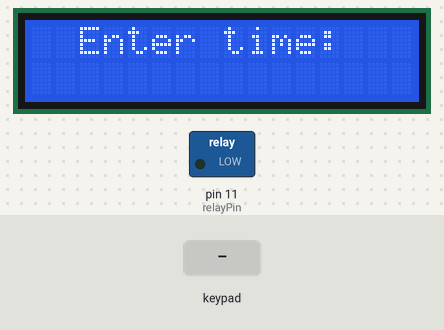
Recording of a sketch running on a simulated Arduino Uno, built with avr-gcc and run on an emulated ATmega328P. Parts: 16×2 character LCD, switched loads named in the sketch (green lamp = pin HIGH). The inputs (shaded band) are chosen by the test bench.

Above: at 1.2 s.
1.3 s: keypad keys 1 3 9 7 # pressed 0.4 s apart
At 3.7 s:
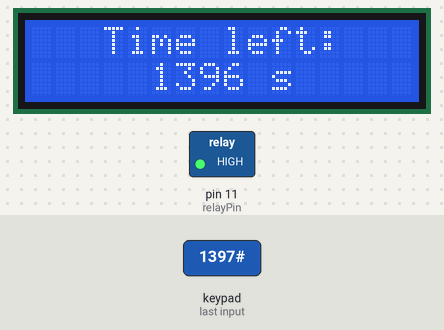
4.8 s: key 'C' pressed
At 6.0 s:
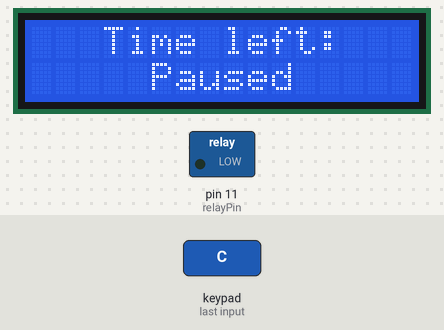
6.3 s: key 'D' pressed
At 7.5 s:
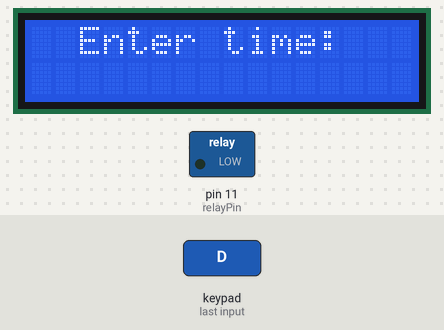
7.8 s: keypad keys 9 8 7 6 # pressed 0.4 s apart
At 9.8 s:
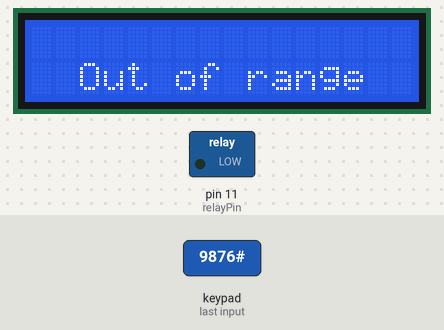
12.5 s: key 'B' pressed
At 13.8 s:
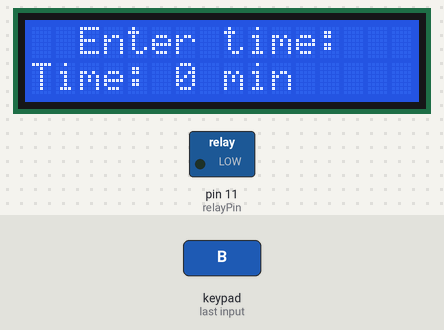
14.6 s: key '#' pressed
At 15.1 s:
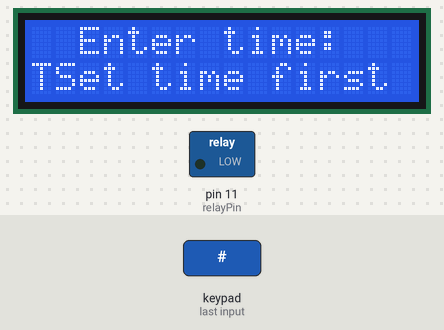
Timing chart, 0 to 17.6 s (numbered marks = the images above; inputs shaded):
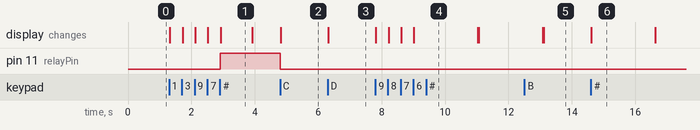

The sketch:

spindryer_countdown.ino
```cpp
#include <Wire.h> // ไลบรารีสำหรับการสื่อสารผ่าน I2C
#include <LiquidCrystal_I2C.h> // ไลบรารีสำหรับจอ LCD I2C
#include <Keypad.h> // ไลบรารีสำหรับ Keypad

// ตั้งค่าหน้าจอ LCD (อาจต้องเปลี่ยนที่อยู่ I2C ถ้าไม่ตรงกัน)
LiquidCrystal_I2C lcd(0x27, 16, 2);

// ตั้งค่า keypad
const byte ROWS = 4; // จำนวนแถวของ keypad
const byte COLS = 4; // จำนวนคอลัมน์ของ keypad
char keys[ROWS][COLS] = { // การแมพปุ่มใน keypad
  {'1', '2', '3', 'A'},
  {'4', '5', '6', 'B'},
  {'7', '8', '9', 'C'},
  {'*', '0', '#', 'D'}
};
byte rowPins[ROWS] = {9, 8, 7, 6}; // กำหนดขาที่เชื่อมต่อกับแถวของ keypad
byte colPins[COLS] = {5, 4, 3, 2}; // กำหนดขาที่เชื่อมต่อกับคอลัมน์ของ keypad

Keypad keypad = Keypad(makeKeymap(keys), rowPins, colPins, ROWS, COLS); // สร้างออบเจกต์ Keypad

int countdown_time = 0; // ตัวแปรเก็บเวลานับถอยหลัง
bool countdown_active = false; // สถานะของการนับถอยหลัง
bool countdown_paused = false; // สถานะของการหยุดชั่วคราว
unsigned long previousMillis = 0; // ตัวแปรเก็บเวลาล่าสุดที่อัปเดต
unsigned long interval = 1000; // หน่วงเวลา 1 วินาที
unsigned long resetTimeMillis = 0; // ตัวแปรเก็บเวลาที่เริ่มรีเซ็ต
bool resetInitiated = false; // สถานะของการรีเซ็ต
bool isMinutes = false; // สถานะสำหรับการแปลงเวลาเป็นนาที

const int relayPin = 11; // กำหนดขา relay

void setup() {
  lcd.init(); // เริ่มต้นจอ LCD
  lcd.backlight(); // เปิด backlight ของจอ LCD
  displayMessageCentered("Enter time:", 0); // แสดงข้อความ "Enter time:" ที่กึ่งกลางแถวที่ 0

  pinMode(relayPin, OUTPUT); // กำหนดขา relay เป็นขาออก
  digitalWrite(relayPin, LOW); // ปิด relay ตั้งแต่เริ่มต้น (active high)

  Serial.begin(9600); // เริ่มต้น Serial สำหรับการ debug
}

void loop() {
  unsigned long currentMillis = millis(); // อ่านเวลาปัจจุบัน
  char key = keypad.getKey(); // อ่านค่าจาก keypad
  handleKeyInput(key); // จัดการค่าที่อ่านได้จาก keypad

  if (countdown_active && !countdown_paused) { // หากการนับถอยหลังทำงานและไม่อยู่ในสถานะหยุดชั่วคราว
    if (currentMillis - previousMillis >= interval) { // ตรวจสอบว่าผ่านไป 1 วินาทีหรือไม่
      previousMillis = currentMillis; // อัปเดตเวลาล่าสุด
      countdown_time--; // ลดค่าเวลานับถอยหลัง
      updateDisplay(); // อัปเดตการแสดงผล
      if (countdown_time <= 0) { // หากเวลานับถอยหลังหมด
        endCountdown(); // สิ้นสุดการนับถอยหลัง
      }
    }
  } else if (resetInitiated && (currentMillis - resetTimeMillis >= 2000)) { // หากการรีเซ็ตถูกเริ่มต้นและเวลาผ่านไป 2 วินาที
    resetCountdown(); // รีเซ็ตการนับถอยหลัง
  }
}

void handleKeyInput(char key) {
  if (key == 'D') { // หากกดปุ่ม D
    stopCountdown(); // หยุดการนับถอยหลัง
  } else if (key == 'C') { // หากกดปุ่ม C
    togglePause(); // สลับสถานะหยุดชั่วคราว
  } else if (!countdown_active && key) { // หากมีการกดปุ่มใด ๆ และการนับถอยหลังไม่ทำงาน
    if (key >= '0' && key <= '9') { // หากเป็นตัวเลข
      int new_time = countdown_time * 10 + (key - '0'); // คำนวณเวลานับถอยหลังใหม่
      if (isMinutes && new_time <= 60) { // หากอยู่ในโหมดนาทีและเวลาน้อยกว่าหรือเท่ากับ 60 นาที
        countdown_time = new_time; // อัปเดตเวลานับถอยหลัง
      } else if (!isMinutes && new_time <= 3600) { // หากอยู่ในโหมดวินาทีและเวลาน้อยกว่าหรือเท่ากับ 3600 วินาที
        countdown_time = new_time; // อัปเดตเวลานับถอยหลัง
      } else { // หากเกินขอบเขต
        displayOutOfRangeMessage(); // แสดงข้อความ "Out of range"
        return; // ยกเลิกการทำงาน
      }
      displayTime(); // แสดงเวลาปัจจุบัน
    } else if (key == '#') { // หากกดปุ่ม #
      if (countdown_time > 0) { // หากเวลานับถอยหลังมากกว่า 0
        startCountdown(); // เริ่มการนับถอยหลัง
      } else { // หากเวลานับถอยหลังเป็น 0
        displayMessageCentered("Set time first", 1); // แสดงข้อความ "Set time first"
        delay(2000); // หน่วงเวลา 2 วินาที
        lcd.clear(); // ล้างจอ LCD
        displayMessageCentered("Enter time:", 0); // แสดงข้อความ "Enter time:"
      }
    } else if (key == '*') { // หากกดปุ่ม *
      clearTime(); // ล้างเวลา
    } else if (key == 'A') { // หากกดปุ่ม A
      if (countdown_time <= 3600) { // หากเวลานับถอยหลังน้อยกว่าหรือเท่ากับ 3600 วินาที
        isMinutes = false; // เปลี่ยนเป็นโหมดวินาที
        displayTime(); // แสดงเวลาปัจจุบัน
      } else { // หากเกินขอบเขต
        displayOutOfRangeMessage(); // แสดงข้อความ "Out of range"
      }
    } else if (key == 'B') { // หากกดปุ่ม B
      if (countdown_time <= 60) { // หากเวลานับถอยหลังน้อยกว่าหรือเท่ากับ 60 นาที
        isMinutes = true; // เปลี่ยนเป็นโหมดนาที
        displayTime(); // แสดงเวลาปัจจุบัน
      } else { // หากเกินขอบเขต
        displayOutOfRangeMessage(); // แสดงข้อความ "Out of range"
      }
    }
  }
}

void displayMessageCentered(String message, int row) {
  int pos = (16 - message.length()) / 2; // คำนวณตำแหน่งให้ข้อความอยู่กึ่งกลาง
  lcd.setCursor(pos, row); // ตั้งตำแหน่ง cursor
  lcd.print(message); // แสดงข้อความ
}

void displayOutOfRangeMessage() {
  lcd.clear(); // ล้างจอ LCD
  displayMessageCentered("Out of range", 1); // แสดงข้อความ "Out of range"
  delay(2000); // หน่วงเวลา 2 วินาที
  lcd.clear(); // ล้างจอ LCD
  displayMessageCentered("Enter time:", 0); // แสดงข้อความ "Enter time:"
  countdown_time = 0; // รีเซ็ตเวลานับถอยหลัง
}

void displayTime() {
  lcd.setCursor(0, 1); // ตั้งตำแหน่ง cursor ที่แถวที่ 1
  lcd.print("Time: "); // แสดงข้อความ "Time: "
  lcd.print(countdown_time); // แสดงเวลานับถอยหลัง
  lcd.print(isMinutes ? " min" : " s  "); // แสดงหน่วยของเวลา
}

void startCountdown() {
  if (isMinutes) {
    countdown_time *= 60; // แปลงนาทีเป็นวินาที
  }
  countdown_active = true; // ตั้งสถานะการนับถอยหลังเป็น true
  previousMillis = millis(); // เก็บเวลาปัจจุบัน
  lcd.clear(); // ล้างจอ LCD
  digitalWrite(relayPin, HIGH); // เปิด relay (active HIGH)
}

void stopCountdown() {
  countdown_active = false; // ตั้งสถานะการนับถอยหลังเป็น false
  countdown_paused = false; // ตั้งสถานะการหยุดชั่วคราวเป็น false
  countdown_time = 0; // รีเซ็ตเวลานับถอยหลัง
  isMinutes = false; // รีเซ็ตสถานะนาที
  digitalWrite(relayPin, LOW); // ปิด relay
  lcd.clear(); // ล้างจอ LCD
  displayMessageCentered("Enter time:", 0); // แสดงข้อความ "Enter time:"
}

void togglePause() {
  if (countdown_active) { // หากการนับถอยหลังทำงาน
    countdown_paused = !countdown_paused; // สลับสถานะการหยุดชั่วคราว
    if (countdown_paused) { // หากอยู่ในสถานะหยุดชั่วคราว
      digitalWrite(relayPin, LOW); // ปิด relay เมื่อหยุดชั่วคราว
      displayMessageCentered("Paused", 1); // แสดงข้อความ "Paused"
    } else { // หากไม่ได้อยู่ในสถานะหยุดชั่วคราว
      digitalWrite(relayPin, HIGH); // เปิด relay เมื่อเริ่มนับต่อ
      lcd.clear(); // ล้างจอ LCD
      updateDisplay(); // อัปเดตการแสดงผล
    }
  }
}

void clearTime() {
  countdown_time = 0; // รีเซ็ตเวลานับถอยหลัง
  isMinutes = false; // รีเซ็ตสถานะนาที
  lcd.clear(); // ล้างจอ LCD
  displayMessageCentered("Enter time:", 0); // แสดงข้อความ "Enter time:"
}

void updateDisplay() {
  lcd.clear(); // ล้างจอ LCD
  if (countdown_time > 0) { // หากเวลานับถอยหลังมากกว่า 0
    String time_str = String(countdown_time) + " s"; // แปลงเวลานับถอยหลังเป็น string พร้อมหน่วย
    int len = time_str.length(); // ความยาวของ string
    int pos = (16 - len) / 2; // คำนวณตำแหน่งให้ข้อความอยู่กึ่งกลาง
    displayMessageCentered("Time left:", 0); // แสดงข้อความ "Time left:"
    lcd.setCursor(pos, 1); // ตั้งตำแหน่ง cursor ที่แถวที่ 1
    lcd.print(time_str); // แสดงเวลานับถอยหลัง
  }
}

void endCountdown() {
  lcd.clear(); // ล้างจอ LCD
  displayMessageCentered("Time's up!", 0); // แสดงข้อความ "Time's up!"
  countdown_active = false; // ตั้งสถานะการนับถอยหลังเป็น false
  resetInitiated = true; // ตั้งสถานะการรีเซ็ตเป็น true
  resetTimeMillis = millis(); // เก็บเวลาปัจจุบัน
  digitalWrite(relayPin, LOW); // ปิด relay
}

void resetCountdown() {
  resetInitiated = false; // ตั้งสถานะการรีเซ็ตเป็น false
  lcd.clear(); // ล้างจอ LCD
  displayMessageCentered("Enter time:", 0); // แสดงข้อความ "Enter time:"
}
```

Measured:
- after the input at 1.3 s, pin 11 (relayPin): LOW → HIGH after 1.6 s; the display: first changes at once (image 1 shows a later state)
- after the input at 4.8 s, pin 11 (relayPin): HIGH → LOW at once; the display: changes at once (image 2)
- after the input at 6.3 s, the display: changes at once (image 3)
- after the input at 7.8 s, the display: first changes at once (image 4 shows a later state)
- after the input at 12.5 s, the display: first differs from a run without the input after 0.61 s (image 5)
- after the input at 14.6 s, the display: changes at once (image 6)
- what the display in image 1 shows lasts 1.0 s, from 2.9 s to 3.9 s
